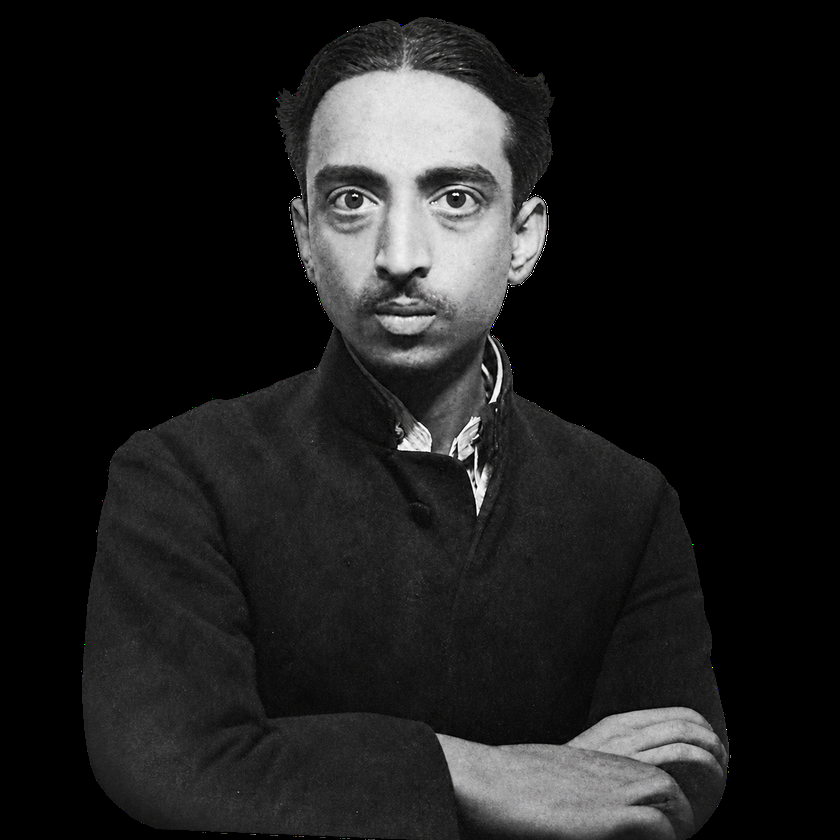
#> input picture assets/founder-opening/assets/menon-state-2048.png, 840 x 840 px, shrunk from 2048 x 2048 before the run
$ python register-founder-states.py
#> lines starting #> are read from the running program, lines starting #| are printed output that depends on the picture; after the words box and inside, x2 and y2 are one past the last pixel; in counts of white or black regions, pixels touching at a corner belong together; pictures that were not available may be replaced by others from this repository, and a replacement may not be noted
#!/usr/bin/env python3
"""Cut both founder portraits onto one common head frame.

The opening dissolves a photograph of Balakrishna Menon into one of Swami
Chinmayananda, and tears the one through the other under the cursor. That
only reads if the two faces occupy the same place in the frame: a tear
across the forehead should show the elder man's forehead where the young
man's was, not his eyebrow or his hairline.

As shot and cut, they did not agree. Measured from the detected faces,
Gurudev's head is rolled 7.8 degrees against Menon's and his eyes sit 8%
closer together, with the midpoint 44px lower. An earlier version of this
script aligned the crown of the head and the head's width from the alpha
channel, which cannot see either the roll or the true scale -- a beard
counts as head to an alpha silhouette -- and so left both in place.

The frame is the interocular axis: eye midpoint, eye separation and the
roll of the line between them. Both portraits are mapped onto one
canonical set of those three, so the faces land on each other and the
tears cut between two men who are looking out of the same head.

The canonical values are Menon's own, levelled. Choosing his rather than
some round number keeps the base photograph almost still and spends the
resampling on the one that has to move.

Needs numpy and opencv-python (<5, for the Haar cascades; the 5.x wheels
drop cv2.objdetect). Neither is in the repository and neither is needed to
build the site -- the registered PNGs are committed. Re-run it only after
recutting a state, and commit what changes.
"""
import sys
from pathlib import Path

try:
    import cv2
    import numpy as np
except ImportError:
    sys.exit("needs numpy and opencv-python-headless<5; see the docstring")

ROOT = Path(__file__).resolve().parent.parent
ART = ROOT / "assets" / "founder-opening" / "assets"
STATES = ["menon-state-2048.png", "gurudev-state-2048.png"]

# The common head frame: where the eyes sit, how far apart, and level.
EYE_MID = (982.0, 484.0)
EYE_SPAN = 254.0


def eyes(path):
    """The two eye centres, as (left, right) in image coordinates."""
    img = cv2.imread(str(path), cv2.IMREAD_UNCHANGED)
    if img is None or img.shape[2] != 4:
        sys.exit(f"{path.name}: expected a 4-channel PNG")

    grey = cv2.cvtColor(img[:, :, :3], cv2.COLOR_BGR2GRAY)
    # Flatten the cut-away background to white before detecting. Left as
    # whatever colour happened to survive the cut it invents edges, and the
    # cascade finds "faces" in them.
    grey = np.where(img[:, :, 3] > 16, grey, 255).astype(np.uint8)

    faces = cv2.CascadeClassifier(
        cv2.data.haarcascades + "haarcascade_frontalface_default.xml"
    ).detectMultiScale(grey, 1.05, 5, minSize=(150, 150))
    if len(faces) == 0:
        sys.exit(f"{path.name}: no face found")
    x, y, w, h = max(faces, key=lambda f: f[2] * f[3])

    found = cv2.CascadeClassifier(
        cv2.data.haarcascades + "haarcascade_eye.xml"
    ).detectMultiScale(grey[y:y + int(h * .62), x:x + w], 1.05, 6, minSize=(28, 28))
    pts = [(x + ex + ew / 2, y + ey + eh / 2) for ex, ey, ew, eh in found]

    # The cascade also finds ears and the rims of spectacles. The real pair
    # is the one that straddles the face's centre line most evenly, so score
    # every pair by how far its midpoint drifts off that line and take the
    # best. With only two candidates this is a no-op; on Menon it is what
    # rejects the ear.
    centre = x + w / 2
    pairs = [(a, b) for i, a in enumerate(pts) for b in pts[i + 1:]]
    pairs = [p for p in pairs if abs(p[0][0] - p[1][0]) > w * .18]
    if not pairs:
        sys.exit(f"{path.name}: found {len(pts)} eye candidates, no usable pair")
    a, b = min(pairs, key=lambda p: abs((p[0][0] + p[1][0]) / 2 - centre))
    return (a, b) if a[0] < b[0] else (b, a)


def register(path, left, right):
    img = cv2.imread(str(path), cv2.IMREAD_UNCHANGED)
    h, w = img.shape[:2]

    dx, dy = right[0] - left[0], right[1] - left[1]
    span = float(np.hypot(dx, dy))
    roll = float(np.degrees(np.arctan2(dy, dx)))
    mid = ((left[0] + right[0]) / 2, (left[1] + right[1]) / 2)
    scale = EYE_SPAN / span

    # Rotate about the eye midpoint and scale in one matrix, then slide that
    # midpoint onto the canonical one.
    M = cv2.getRotationMatrix2D(mid, roll, scale)
    M[0, 2] += EYE_MID[0] - mid[0]
    M[1, 2] += EYE_MID[1] - mid[1]

    out = cv2.warpAffine(
        img, M, (w, h),
        flags=cv2.INTER_LANCZOS4,
        borderMode=cv2.BORDER_CONSTANT, borderValue=(0, 0, 0, 0),
    )
    # Lanczos overshoots at a hard alpha edge and leaves a rim of nearly
    # transparent pixels still carrying colour. Those surface as a halo the
    # moment the reveal lifts them, so anything nearly clear is cleared.
    out[:, :, 3] = np.where(out[:, :, 3] < 8, 0, out[:, :, 3])
    cv2.imwrite(str(path), out)
    return span, roll, mid


def main():
    for name in STATES:
        path = ART / name
        left, right = eyes(path)
#> in eyes, img is the input picture: shape (840, 840, 4); mean B, G, R, A 29.5, 29.5, 29.6, 121
#> in eyes, `grey = np.where(img[:, :, 3] > 16, grey, 255).astype(np.uint8)`:
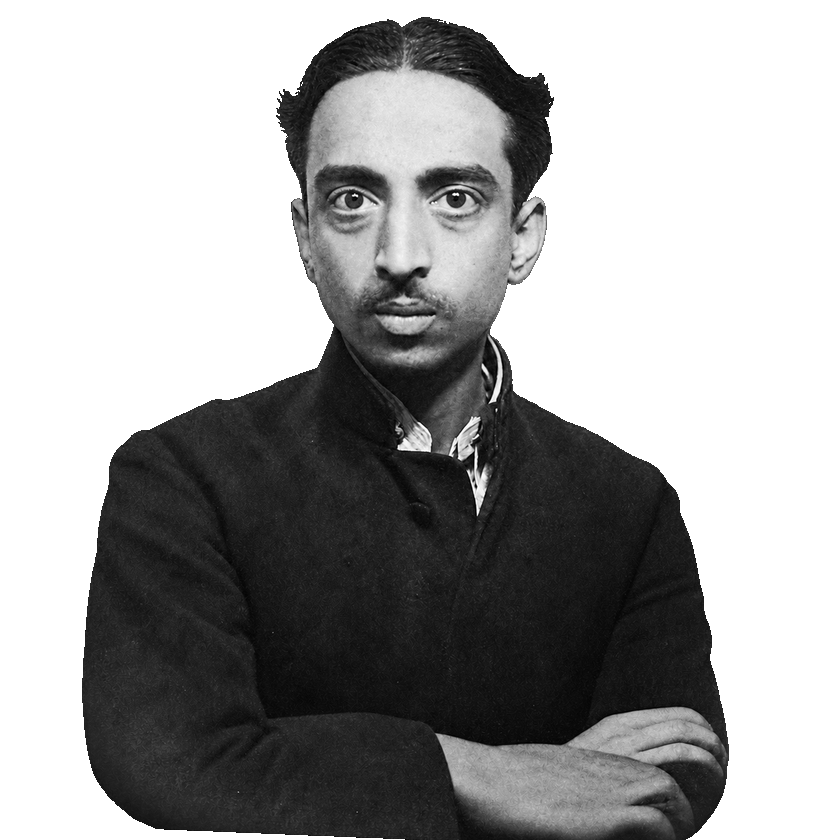
#> grey: shape (840, 840); min 0, max 255, mean 161.7
#> in eyes, `faces = cv2.CascadeClassifier( cv2.data.haarcascades + "haarcascade_fr..`: faces = [[254, 78, 303, 303]]
#> in eyes, `x, y, w, h = max(faces, key=lambda f: f[2] * f[3])`: x = 254; y = 78; w = 303
#> in eyes, `found = cv2.CascadeClassifier( cv2.data.haarcascades + "haarcascade_ey..`: found = [[165, 84, 72, 72], [59, 81, 77, 77]]
#> in eyes, `pts = [(x + ex + ew / 2, y + ey + eh / 2) for ex, ey, ew, eh in found]`: pts = [(455, 198), (351.5, 197.5)]
#> in eyes, `centre = x + w / 2`: centre = 405.5
#> in eyes, `pairs = [(a, b) for i, a in enumerate(pts) for b in pts[i + 1:]]`: pairs = [((455, 198), (351.5, 197.5))]
#> in eyes, `a, b = min(pairs, key=lambda p: abs((p[0][0] + p[1][0]) / 2 - centre))`: a = (455, 198); b = (351.5, 197.5)
#> left = (351.5, 197.5); right = (455, 198)
        span, roll, mid = register(path, left, right)
#> in register, `dx, dy = right[0] - left[0], right[1] - left[1]`: dx = 103.5; dy = 0.5
#> in register, `span = float(np.hypot(dx, dy))`: span = 103.5
#> in register, `roll = float(np.degrees(np.arctan2(dy, dx)))`: roll = 0.277
#> in register, `mid = ((left[0] + right[0]) / 2, (left[1] + right[1]) / 2)`: mid = (403.2, 197.8)
#> in register, `scale = EYE_SPAN / span`: scale = 2.45
#> in register, `M = cv2.getRotationMatrix2D(mid, roll, scale)`: M = [[2.45, 0.0119, -588.7], [-0.0119, 2.45, -282.8]]
#> in register, `out = cv2.warpAffine( img, M, (w, h), flags=cv2.INTER_LANCZOS4, border..`:
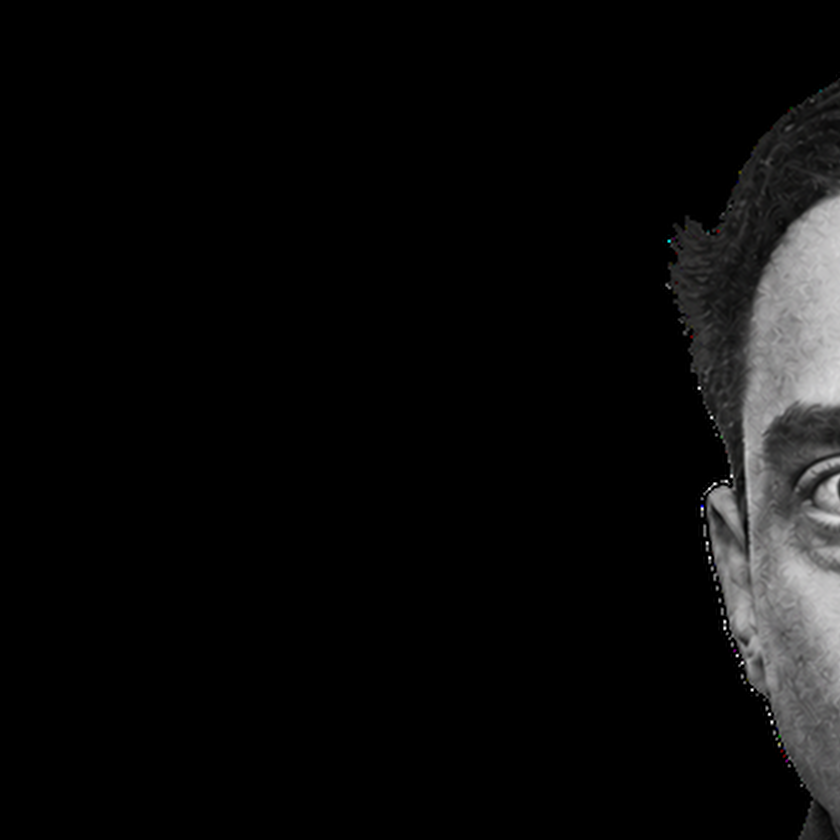
#> out: shape (840, 840, 4); mean B, G, R, A 11.1, 11.1, 11.1, 27.6
#> in register, `out[:, :, 3] = np.where(out[:, :, 3] < 8, 0, out[:, :, 3])`: out: shape (840, 840, 4); 0.41% of pixels changed, all inside (x1, y1, x2, y2) = (662, 71, 840, 840)
#> span = 103.5; roll = 0.277; mid = (403.2, 197.8)
        print(f"{name:26s} eyes=({left[0]:.0f},{left[1]:.0f}) ({right[0]:.0f},{right[1]:.0f})  "
              f"span={span:6.1f} roll={roll:+6.2f}deg  mid=({mid[0]:.0f},{mid[1]:.0f})")
#| menon-state-2048.png       eyes=(352,198) (455,198)  span= 103.5 roll= +0.28deg  mid=(403,198)
        print(f"{'':26s}   -> span {EYE_SPAN:.0f}, level, mid ({EYE_MID[0]:.0f},{EYE_MID[1]:.0f})")
#> pass 2 of the loop in main, `for name in STATES:`:
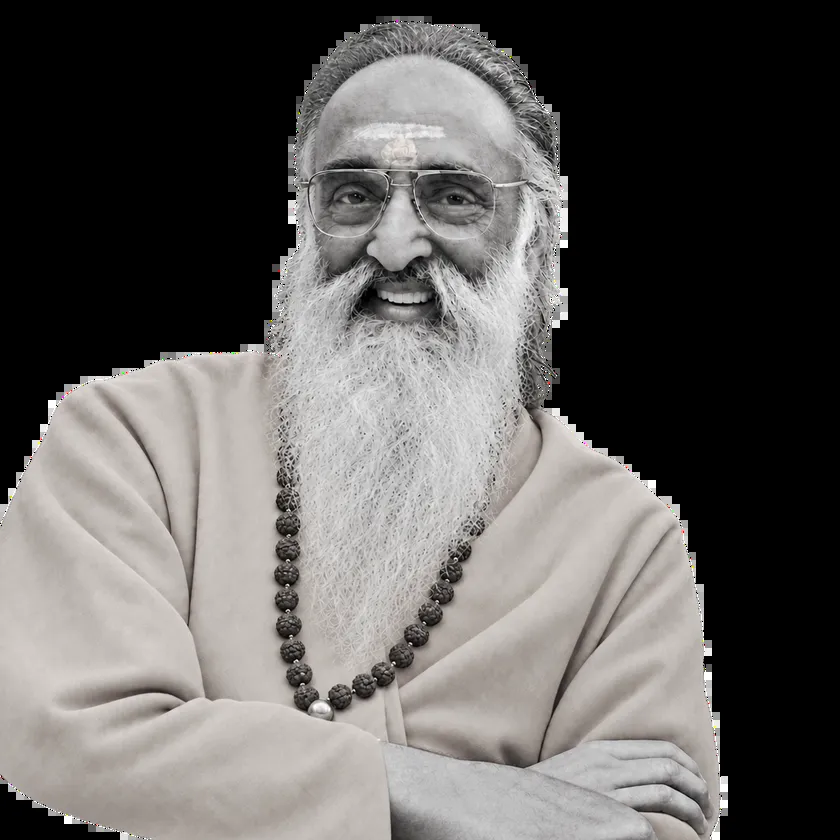
#> input picture assets/founder-opening/assets/gurudev-state-2048.webp, 840 x 840 px, shrunk from 2048 x 2048 before the run, given in place of gurudev-state-2048.png, which was not available
#> in eyes, img is the input picture: shape (840, 840, 4); mean B, G, R, A 94.7, 96.6, 98.9, 139.1
#> in eyes (call 2), `grey = np.where(img[:, :, 3] > 16, grey, 255).astype(np.uint8)`:
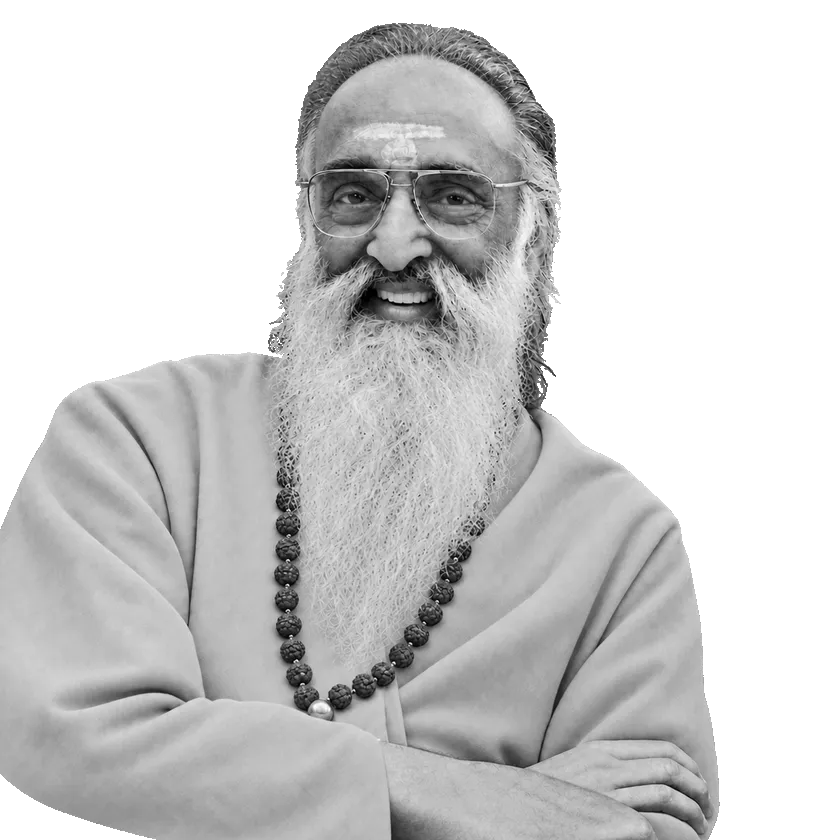
#> grey: shape (840, 840); min 0, max 255, mean 208.1
#> faces = [[256, 81, 287, 287]]
#> in eyes (call 2), `x, y, w, h = max(faces, key=lambda f: f[2] * f[3])`: x = 256; y = 81; w = 287
#> found = [[70, 91, 54, 54]]
#> pts = [(353, 199)]
#> centre = 399.5
#> pairs = []


if __name__ == "__main__":
#> (the run stopped early here; a loop or call above may not have finished)
